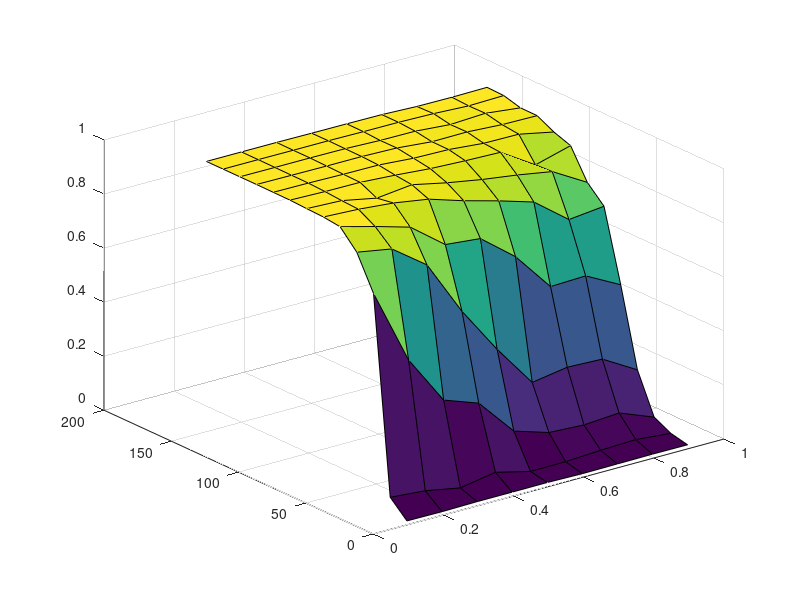

This chart was generated by the following MATLAB code: (Note: this script raises an error after producing the figure.)
clc;
%Below are data obtained from P3_gammaBetaRatio.m for values of beta ranging from 0.1 to 0.9.
beta1 = [11,70,796,920,986,993.500000000000,996,999,999.500000000000,1000,1000,1000,1000];
beta2 = [10	59	514.500000000000	897	951.500000000000	987	990.500000000000	995.500000000000	998.500000000000	999	999.500000000000	1000	1000];
beta3 = [12	34.5000000000000	331	803	914	975	964.500000000000	994.500000000000	996	998	999.500000000000	999.500000000000	1000];
beta4 = [12	57	284.500000000000	595.500000000000	814.500000000000	954	979	986	995	998	998.500000000000	999.500000000000	999];
beta5 = [12.5000000000000	25	146	420	801.500000000000	913	951	975	985	994.500000000000	994	998	998.500000000000];
beta6 = [10 26	105.500000000000	262.500000000000	699.500000000000	877.500000000000	928	969	982	982.500000000000	993	997.500000000000	997.500000000000];
beta7 = [11	33	98.5000000000000	283.500000000000	553.500000000000	838	909.500000000000	965	970	983.500000000000	982.500000000000	994.500000000000	992.500000000000];
beta8 = [12	37.5000000000000	107.500000000000	278.500000000000	558	738	887	883.500000000000	968.500000000000	975.500000000000	989	988	991.500000000000];
beta9 = [11.5000000000000	25.5000000000000	57	203.500000000000	490	752	812	919.500000000000	941.500000000000	973.500000000000	974	991	993];

beta = [beta1;beta2;beta3;beta4;beta5;beta6;beta7;beta8;beta9];

K = linspace(1, 150, 13);


x = [0.1:0.1:0.9];
y = K;

[X, Y] = meshgrid(x, y);
z = beta'/1000;
%3D-plot of data to see thresholds and phase regions
surf(X,Y,z)
title("d = "+0.6+", "+"β = 0.1 to 0.9"+", "+"γ = 13 different values"+", "+"N = "+1000+", "+"I0 = "+1+"%")
xlabel('β')
ylabel('K (=β/γ)')
zlabel('R_inf - Final recovery rate (%)')
